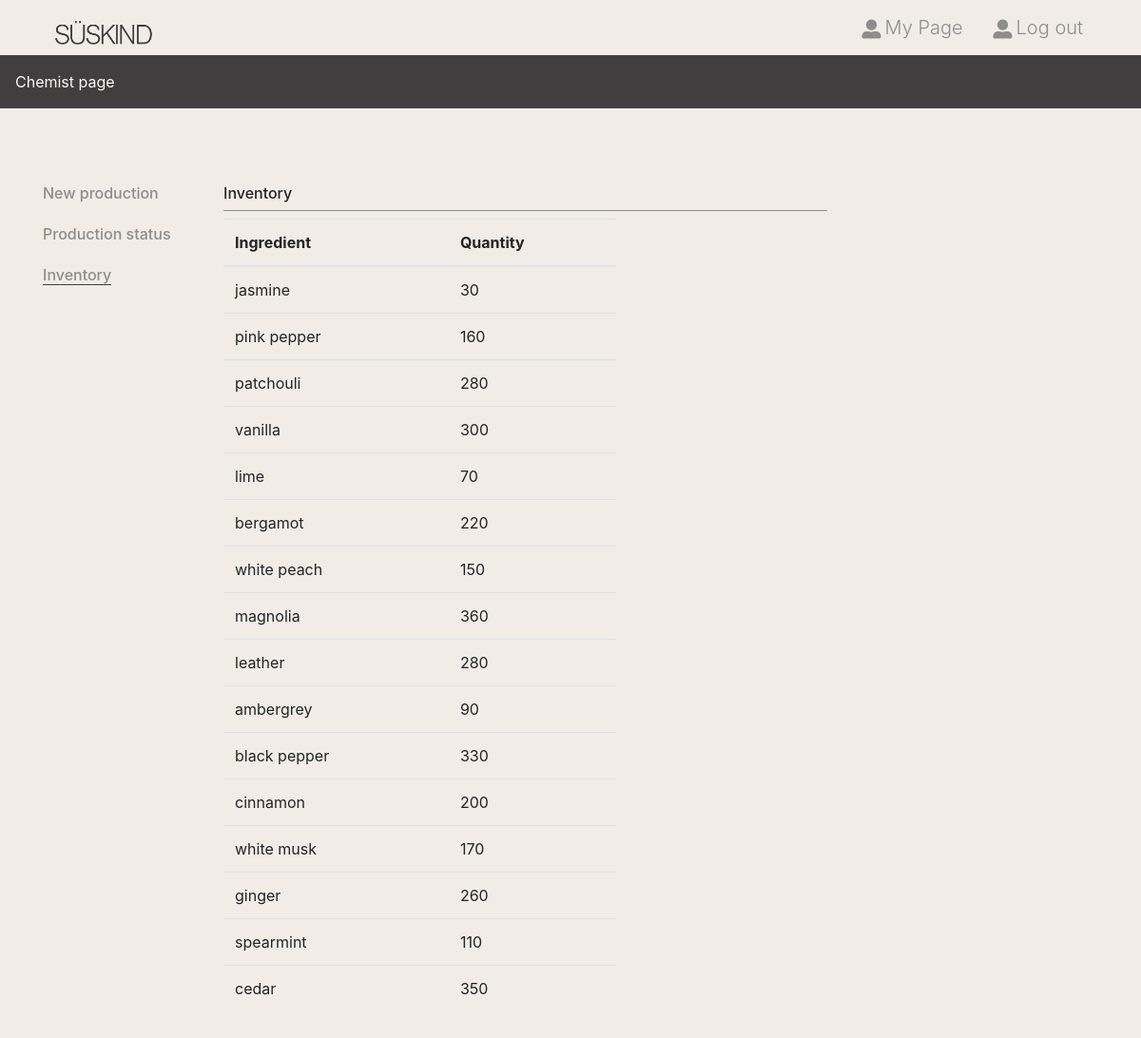
The page /inventory on the database as committed earlier.
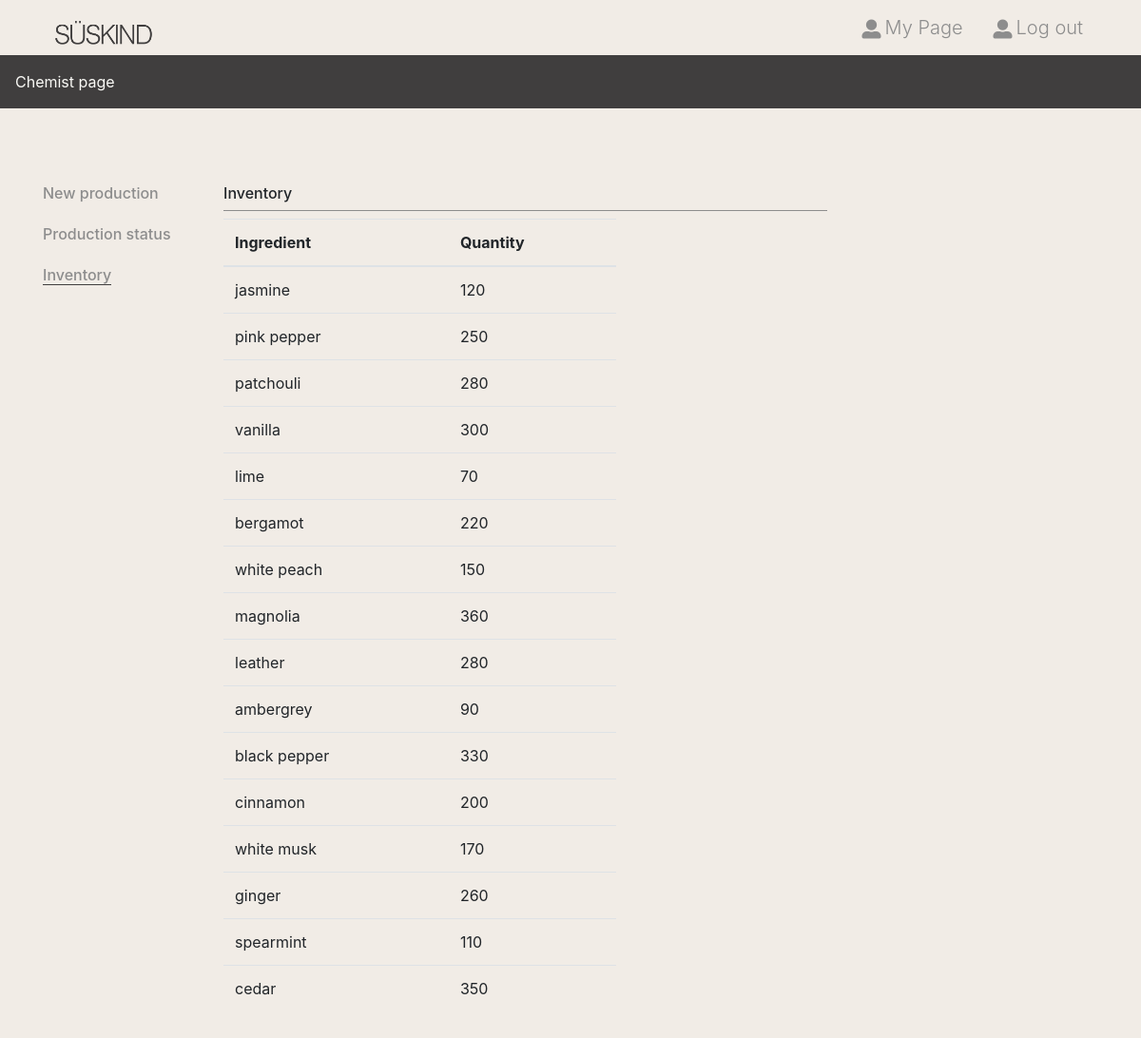
The same page on the database as committed later.
### tables this page shows
CREATE TABLE "ingredient" (
	"id"	INTEGER,
	"name"	TEXT,
	"quantity"	INTEGER,
	PRIMARY KEY("id" AUTOINCREMENT)
);

### app.py (the view)
@app.route('/inventory')
def inventory():
    ingredients_data = get_ingredients()
    return render_template('inventory.html', ingredients=ingredients_data)

### app.py (called while the page is built)
def get_ingredients():
    conn = sqlite3.connect('BDD.db')
    cursor = conn.cursor()
    cursor.execute("SELECT * FROM ingredient")
    ingredients = cursor.fetchall()
    conn.close()
    return [{'id': row[0], 'name': row[1], 'quantity': row[2]} for row in ingredients]

### templates/inventory.html (shortened to what this page needs)
<!DOCTYPE html>
<html lang="en">
<head>
    <link rel="stylesheet" href="../static/css/all.css">
    <link rel="stylesheet" href="https://cdnjs.cloudflare.com/ajax/libs/font-awesome/5.14.0/css/all.min.css" />
</head>
<body>
    <header class="position-relative">
        <div class="container">
            <nav class="d-flex justify-content-between align-items-center mb-40px mb-md-0">
                <h1 class="m-0"><a href="/" class="d-block">Süskind</a></h1>
                <ul class="header_menu d-none d-lg-flex justify-content-between m-0">
                    <li>
                        <a class="h5 d-flex align-items-center text-dark font-weight-light mb-0 p-3" href="chemist">
                            <i class="fas fa-user-alt mr-1"></i>
                            <p class="m-0">My Page</p>
                        </a>
                    </li>
                    <li>
                        <a class="h5 d-flex align-items-center text-dark text-center font-weight-light mb-0 p-3" href="login">
                            <i class="fas fa-user-alt mr-1"></i>
                            <p class="m-0">Log out</p>
                        </a>
                    </li>
                </ul>
            </nav>
        </div>
    </header>
    <div class="product_category bg-primary d-none d-lg-flex mb-80px">
            <ul class="d-flex m-0 p-0">
                <li><a class="d-block text-white p-3 text-center">Chemist page</a></li>
            </ul>
    </div>
    <div class="member_content">
        <div class="container">
            <div class="row flex-lg-row-reverse">
                <div class="col-12 col-lg-3 text-dark"></div>
                <div class="col-12 col-lg-6 col-lg-7">
                    <h3 class="h6 border-dark border-bottom pb-2">Inventory</h3>
                    <div class="form-group row">
                        <div class="col-8">
                            <table class="table">
                                <thead>
                                    <tr>
                                        <th>Ingredient</th>
                                        <th>Quantity</th>
                                    </tr>
                                </thead>
                                <tbody>
                                    {% for ingredient in ingredients %}
                                        <tr>
                                            <td>{{ ingredient.name }}</td>
                                            <td>{{ ingredient.quantity }}</td>
                                        </tr>
                                    {% endfor %}
                                </tbody>
                            </table>
                        </div>
                    </div>
                </div>
                <div class="col-md-3 col-lg-2 d-none d-lg-block">
                    <h6 class="mb-4"><a href="chemist" class="text-dark">New production</a></h6>
                    <h6 class="mb-4"><a href="production-status" class="text-dark">Production status</a></h6>
                    <h6 class="mb-4"><a href="inventory" class="text-dark border-primary border-bottom">Inventory</a></h6>
                </div>
            </div>
        </div>
    </div>
</body>
</html>

Rows that differ between the two databases and show on the page:
changed ingredient "jasmine": quantity "30" → "120"
changed ingredient "pink pepper": quantity "160" → "250"
